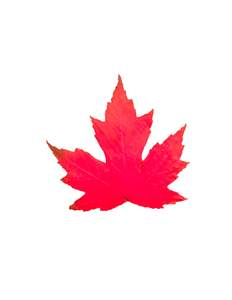
#> input picture OpenCV/images/canada.png, 232 x 300 px
$ python Moments.py
#> lines starting #> are read from the running program, lines starting #| are printed output that depends on the picture; after the words box and inside, x2 and y2 are one past the last pixel; in counts of white or black regions, pixels touching at a corner belong together
import cv2
image = cv2.imread("./images/canada.png")
#> image is the input picture: shape (300, 232, 3); mean B, G, R 230.2, 224.4, 253.6
cv2.imshow("Original Image", image)

# convert to gray scale
gray = cv2.cvtColor(image, cv2.COLOR_BGR2GRAY)
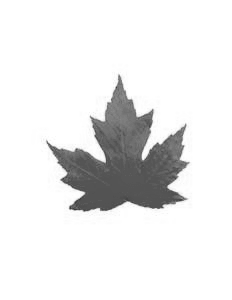
#> gray: shape (300, 232); min 60, max 255, mean 233.8

# blur the image
blurred = cv2.GaussianBlur(gray, (3, 3), 0)

# thresholding
(thresholdValue, thresh) = cv2.threshold(blurred, 0, 255, cv2.THRESH_BINARY | cv2.THRESH_OTSU)
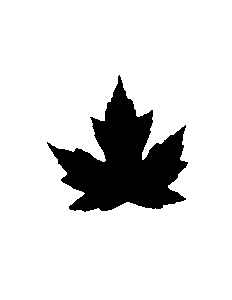
#> thresh: shape (300, 232); 86.8% white; 1 black region
#> thresholdValue = 177
cv2.imshow("Threshold", thresh)

# find contours
contours = cv2.findContours(thresh, cv2.RETR_EXTERNAL, cv2.CHAIN_APPROX_NONE)
#> contours = 1 contour; box (x1, y1, x2, y2) and area: (0, 0, 232, 300) 69069
#> (the run stopped early here; a loop or call above may not have finished)

$ run again, with OpenCV/images/cards.png copied over OpenCV/images/canada.png
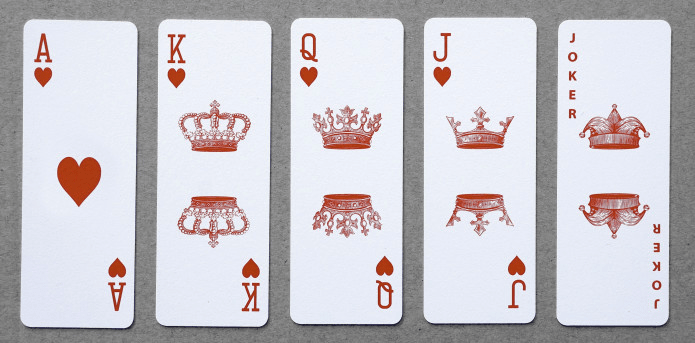
#> input picture OpenCV/images/cards.png, 695 x 343 px
#> image is the input picture: shape (343, 695, 3); mean B, G, R 201.8, 196.2, 199.7
#> `gray = cv2.cvtColor(image, cv2.COLOR_BGR2GRAY)`:
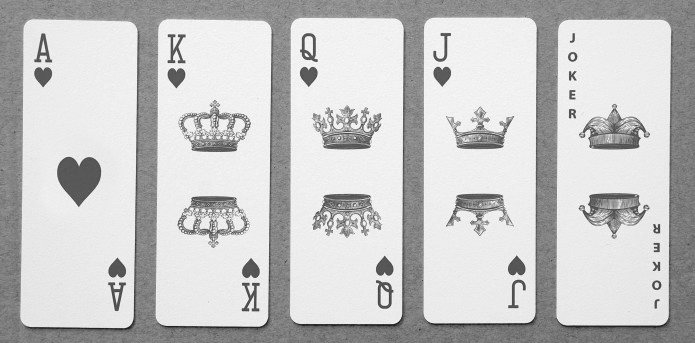
#> gray: shape (343, 695); min 34, max 249, mean 197.9
#> `(thresholdValue, thresh) = cv2.threshold(blurred, 0, 255, cv2.THRESH_B..`:
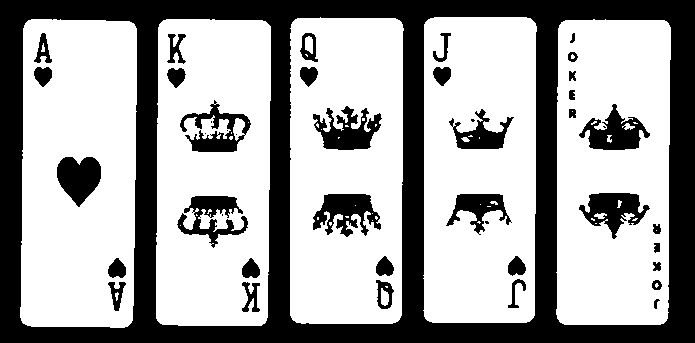
#> thresh: shape (343, 695); 64.6% white; 44 black regions (8 under 20 px)
#> thresholdValue = 182
#> contours = 5 contours; box (x1, y1, x2, y2) and area: (20, 19, 137, 328) 34318, (156, 19, 271, 326) 34002, (290, 17, 404, 324) 33884, (556, 19, 671, 325) 33756, (423, 17, 537, 323) 33672
